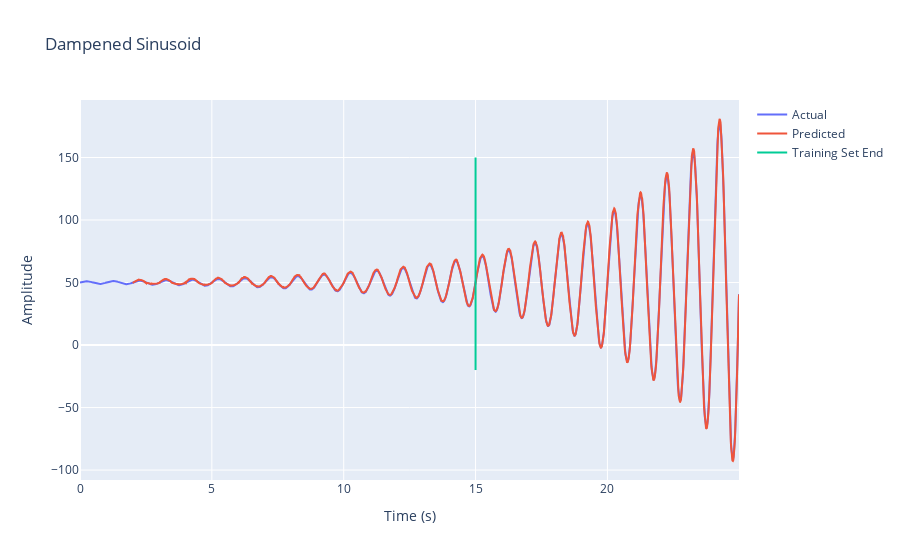

Source (notebook cell):
### Code cell
#Test the model on the entire data set and plot the results.

y_pred = []
for i in range(0, 2300, 50):
    inputs=y[i:i+200]
    if time:
        inputs=np.append(y[i:i+200], t[i+200:i+250])
        inputs=np.append(inputs, t[i+200:i+250]%1)
    inputs = torch.tensor(inputs)
    outputs = net(inputs.float())
    y_pred.append(outputs.detach().numpy())

y_pred = np.array(y_pred)
y_pred = y_pred.reshape(2300)

#plot with plotly with a line where the training set ends

import plotly.graph_objects as go
fig = go.Figure()
fig.add_trace(go.Scatter(x=t[0:2500], y=y, mode='lines', name='Actual'))
fig.add_trace(go.Scatter(x=t[200:2500], y=y_pred, mode='lines', name='Predicted'))
fig.add_trace(go.Scatter(x=[t[1500], t[1500]], y=[-20, 150], mode='lines', name='Training Set End'))
fig.update_layout(title='Dampened Sinusoid', xaxis_title='Time (s)', yaxis_title='Amplitude')
fig.show()

### Figure 1 — Plotly figure (JSON) as saved in the notebook; plotly's stock layout.template omitted (floating-point values rounded to 4 significant figures; data arrays with more than 128 entries replaced by an {"elided": "..."} marker saying what was removed)
{"data": [{"mode": "lines", "name": "Actual", "type": "scatter", "x": {"elided": "2500 float values"}, "y": {"elided": "2500 float values"}}, {"mode": "lines", "name": "Predicted", "type": "scatter", "x": {"elided": "2300 float values"}, "y": {"elided": "2300 float values"}}, {"mode": "lines", "name": "Training Set End", "type": "scatter", "x": [15, 15], "y": [-20, 150]}], "layout": {"title": {"text": "Dampened Sinusoid"}, "xaxis": {"title": {"text": "Time (s)"}}, "yaxis": {"title": {"text": "Amplitude"}}}}
